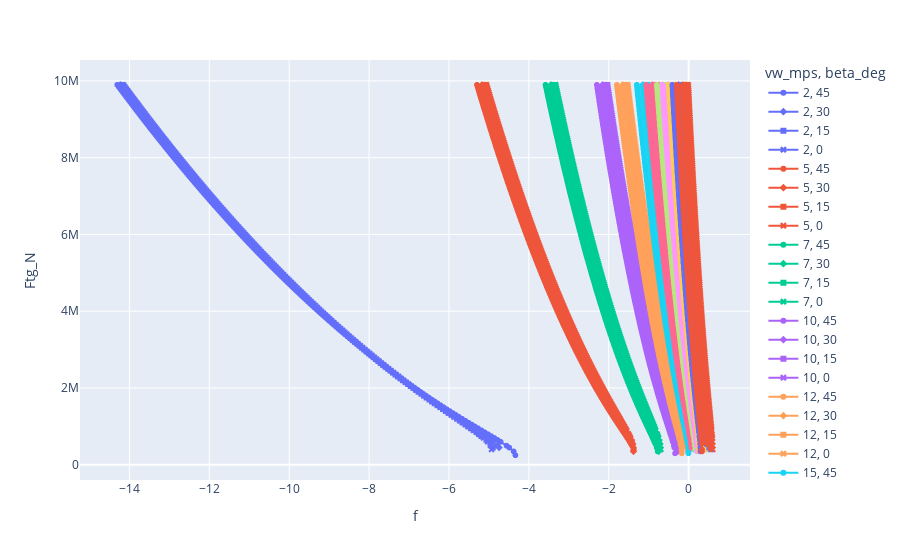

Source (notebook cell):
### Code cell
# Check if that helped.
df = qss_temp.df.loc[
    # (qss_temp.df['beta_deg'] == 15)
    (qss_temp.df['phi_deg'] == 0)
    & (qss_temp.df['chi_deg'] == 135)
    & (qss_temp.df['Lt_m'] == 1500)
    # & (qss_temp.df['vw_mps'] == 15)
    # & (qss.df['P_W'] > -1e6)
].sort_values(by='f')

fig = px.line(df, x='f', y='Ftg_N', color='vw_mps', markers=True, symbol='beta_deg')
fig.show()

### Figure 1 — Plotly figure (JSON) as saved in the notebook; plotly's stock layout.template omitted (floating-point values rounded to 4 significant figures; data arrays with more than 128 entries replaced by an {"elided": "..."} marker saying what was removed)
{"data": [{"hovertemplate": "vw_mps=2<br>beta_deg=45<br>f=%{x}<br>Ftg_N=%{y}<extra></extra>", "legendgroup": "2, 45", "line": {"color": "#636efa", "dash": "solid"}, "marker": {"symbol": "circle"}, "mode": "lines+markers", "name": "2, 45", "showlegend": true, "type": "scattergl", "x": {"elided": "191 float values"}, "xaxis": "x", "y": {"elided": "191 float values"}, "yaxis": "y"}, {"hovertemplate": "vw_mps=2<br>beta_deg=30<br>f=%{x}<br>Ftg_N=%{y}<extra></extra>", "legendgroup": "2, 30", "line": {"color": "#636efa", "dash": "solid"}, "marker": {"symbol": "diamond"}, "mode": "lines+markers", "name": "2, 30", "showlegend": true, "type": "scattergl", "x": {"elided": "188 float values"}, "xaxis": "x", "y": {"elided": "188 float values"}, "yaxis": "y"}, {"hovertemplate": "vw_mps=2<br>beta_deg=15<br>f=%{x}<br>Ftg_N=%{y}<extra></extra>", "legendgroup": "2, 15", "line": {"color": "#636efa", "dash": "solid"}, "marker": {"symbol": "square"}, "mode": "lines+markers", "name": "2, 15", "showlegend": true, "type": "scattergl", "x": {"elided": "187 float values"}, "xaxis": "x", "y": {"elided": "187 float values"}, "yaxis": "y"}, {"hovertemplate": "vw_mps=2<br>beta_deg=0<br>f=%{x}<br>Ftg_N=%{y}<extra></extra>", "legendgroup": "2, 0", "line": {"color": "#636efa", "dash": "solid"}, "marker": {"symbol": "x"}, "mode": "lines+markers", "name": "2, 0", "showlegend": true, "type": "scattergl", "x": {"elided": "187 float values"}, "xaxis": "x", "y": {"elided": "187 float values"}, "yaxis": "y"}, {"hovertemplate": "vw_mps=5<br>beta_deg=45<br>f=%{x}<br>Ftg_N=%{y}<extra></extra>", "legendgroup": "5, 45", "line": {"color": "#EF553B", "dash": "solid"}, "marker": {"symbol": "circle"}, "mode": "lines+markers", "name": "5, 45", "showlegend": true, "type": "scattergl", "x": {"elided": "190 float values"}, "xaxis": "x", "y": {"elided": "190 float values"}, "yaxis": "y"}, {"hovertemplate": "vw_mps=5<br>beta_deg=30<br>f=%{x}<br>Ftg_N=%{y}<extra></extra>", "legendgroup": "5, 30", "line": {"color": "#EF553B", "dash": "solid"}, "marker": {"symbol": "diamond"}, "mode": "lines+markers", "name": "5, 30", "showlegend": true, "type": "scattergl", "x": {"elided": "188 float values"}, "xaxis": "x", "y": {"elided": "188 float values"}, "yaxis": "y"}, {"hovertemplate": "vw_mps=5<br>beta_deg=15<br>f=%{x}<br>Ftg_N=%{y}<extra></extra>", "legendgroup": "5, 15", "line": {"color": "#EF553B", "dash": "solid"}, "marker": {"symbol": "square"}, "mode": "lines+markers", "name": "5, 15", "showlegend": true, "type": "scattergl", "x": {"elided": "187 float values"}, "xaxis": "x", "y": {"elided": "187 float values"}, "yaxis": "y"}, {"hovertemplate": "vw_mps=5<br>beta_deg=0<br>f=%{x}<br>Ftg_N=%{y}<extra></extra>", "legendgroup": "5, 0", "line": {"color": "#EF553B", "dash": "solid"}, "marker": {"symbol": "x"}, "mode": "lines+markers", "name": "5, 0", "showlegend": true, "type": "scattergl", "x": {"elided": "187 float values"}, "xaxis": "x", "y": {"elided": "187 float values"}, "yaxis": "y"}, {"hovertemplate": "vw_mps=7<br>beta_deg=45<br>f=%{x}<br>Ftg_N=%{y}<extra></extra>", "legendgroup": "7, 45", "line": {"color": "#00cc96", "dash": "solid"}, "marker": {"symbol": "circle"}, "mode": "lines+markers", "name": "7, 45", "showlegend": true, "type": "scattergl", "x": {"elided": "190 float values"}, "xaxis": "x", "y": {"elided": "190 float values"}, "yaxis": "y"}, {"hovertemplate": "vw_mps=7<br>beta_deg=30<br>f=%{x}<br>Ftg_N=%{y}<extra></extra>", "legendgroup": "7, 30", "line": {"color": "#00cc96", "dash": "solid"}, "marker": {"symbol": "diamond"}, "mode": "lines+markers", "name": "7, 30", "showlegend": true, "type": "scattergl", "x": {"elided": "189 float values"}, "xaxis": "x", "y": {"elided": "189 float values"}, "yaxis": "y"}, {"hovertemplate": "vw_mps=7<br>beta_deg=15<br>f=%{x}<br>Ftg_N=%{y}<extra></extra>", "legendgroup": "7, 15", "line": {"color": "#00cc96", "dash": "solid"}, "marker": {"symbol": "square"}, "mode": "lines+markers", "name": "7, 15", "showlegend": true, "type": "scattergl", "x": {"elided": "187 float values"}, "xaxis": "x", "y": {"elided": "187 float values"}, "yaxis": "y"}, {"hovertemplate": "vw_mps=7<br>beta_deg=0<br>f=%{x}<br>Ftg_N=%{y}<extra></extra>", "legendgroup": "7, 0", "line": {"color": "#00cc96", "dash": "solid"}, "marker": {"symbol": "x"}, "mode": "lines+markers", "name": "7, 0", "showlegend": true, "type": "scattergl", "x": {"elided": "187 float values"}, "xaxis": "x", "y": {"elided": "187 float values"}, "yaxis": "y"}, {"hovertemplate": "vw_mps=10<br>beta_deg=45<br>f=%{x}<br>Ftg_N=%{y}<extra></extra>", "legendgroup": "10, 45", "line": {"color": "#ab63fa", "dash": "solid"}, "marker": {"symbol": "circle"}, "mode": "lines+markers", "name": "10, 45", "showlegend": true, "type": "scattergl", "x": {"elided": "190 float values"}, "xaxis": "x", "y": {"elided": "190 float values"}, "yaxis": "y"}, {"hovertemplate": "vw_mps=10<br>beta_deg=30<br>f=%{x}<br>Ftg_N=%{y}<extra></extra>", "legendgroup": "10, 30", "line": {"color": "#ab63fa", "dash": "solid"}, "marker": {"symbol": "diamond"}, "mode": "lines+markers", "name": "10, 30", "showlegend": true, "type": "scattergl", "x": {"elided": "189 float values"}, "xaxis": "x", "y": {"elided": "189 float values"}, "yaxis": "y"}, {"hovertemplate": "vw_mps=10<br>beta_deg=15<br>f=%{x}<br>Ftg_N=%{y}<extra></extra>", "legendgroup": "10, 15", "line": {"color": "#ab63fa", "dash": "solid"}, "marker": {"symbol": "square"}, "mode": "lines+markers", "name": "10, 15", "showlegend": true, "type": "scattergl", "x": {"elided": "187 float values"}, "xaxis": "x", "y": {"elided": "187 float values"}, "yaxis": "y"}, {"hovertemplate": "vw_mps=10<br>beta_deg=0<br>f=%{x}<br>Ftg_N=%{y}<extra></extra>", "legendgroup": "10, 0", "line": {"color": "#ab63fa", "dash": "solid"}, "marker": {"symbol": "x"}, "mode": "lines+markers", "name": "10, 0", "showlegend": true, "type": "scattergl", "x": {"elided": "187 float values"}, "xaxis": "x", "y": {"elided": "187 float values"}, "yaxis": "y"}, {"hovertemplate": "vw_mps=12<br>beta_deg=45<br>f=%{x}<br>Ftg_N=%{y}<extra></extra>", "legendgroup": "12, 45", "line": {"color": "#FFA15A", "dash": "solid"}, "marker": {"symbol": "circle"}, "mode": "lines+markers", "name": "12, 45", "showlegend": true, "type": "scattergl", "x": {"elided": "190 float values"}, "xaxis": "x", "y": {"elided": "190 float values"}, "yaxis": "y"}, {"hovertemplate": "vw_mps=12<br>beta_deg=30<br>f=%{x}<br>Ftg_N=%{y}<extra></extra>", "legendgroup": "12, 30", "line": {"color": "#FFA15A", "dash": "solid"}, "marker": {"symbol": "diamond"}, "mode": "lines+markers", "name": "12, 30", "showlegend": true, "type": "scattergl", "x": {"elided": "187 float values"}, "xaxis": "x", "y": {"elided": "187 float values"}, "yaxis": "y"}, {"hovertemplate": "vw_mps=12<br>beta_deg=15<br>f=%{x}<br>Ftg_N=%{y}<extra></extra>", "legendgroup": "12, 15", "line": {"color": "#FFA15A", "dash": "solid"}, "marker": {"symbol": "square"}, "mode": "lines+markers", "name": "12, 15", "showlegend": true, "type": "scattergl", "x": {"elided": "187 float values"}, "xaxis": "x", "y": {"elided": "187 float values"}, "yaxis": "y"}, {"hovertemplate": "vw_mps=12<br>beta_deg=0<br>f=%{x}<br>Ftg_N=%{y}<extra></extra>", "legendgroup": "12, 0", "line": {"color": "#FFA15A", "dash": "solid"}, "marker": {"symbol": "x"}, "mode": "lines+markers", "name": "12, 0", "showlegend": true, "type": "scattergl", "x": {"elided": "187 float values"}, "xaxis": "x", "y": {"elided": "187 float values"}, "yaxis": "y"}, {"hovertemplate": "vw_mps=15<br>beta_deg=45<br>f=%{x}<br>Ftg_N=%{y}<extra></extra>", "legendgroup": "15, 45", "line": {"color": "#19d3f3", "dash": "solid"}, "marker": {"symbol": "circle"}, "mode": "lines+markers", "name": "15, 45", "showlegend": true, "type": "scattergl", "x": {"elided": "190 float values"}, "xaxis": "x", "y": {"elided": "190 float values"}, "yaxis": "y"}, {"hovertemplate": "vw_mps=15<br>beta_deg=30<br>f=%{x}<br>Ftg_N=%{y}<extra></extra>", "legendgroup": "15, 30", "line": {"color": "#19d3f3", "dash": "solid"}, "marker": {"symbol": "diamond"}, "mode": "lines+markers", "name": "15, 30", "showlegend": true, "type": "scattergl", "x": {"elided": "187 float values"}, "xaxis": "x", "y": {"elided": "187 float values"}, "yaxis": "y"}, {"hovertemplate": "vw_mps=15<br>beta_deg=15<br>f=%{x}<br>Ftg_N=%{y}<extra></extra>", "legendgroup": "15, 15", "line": {"color": "#19d3f3", "dash": "solid"}, "marker": {"symbol": "square"}, "mode": "lines+markers", "name": "15, 15", "showlegend": true, "type": "scattergl", "x": {"elided": "187 float values"}, "xaxis": "x", "y": {"elided": "187 float values"}, "yaxis": "y"}, {"hovertemplate": "vw_mps=15<br>beta_deg=0<br>f=%{x}<br>Ftg_N=%{y}<extra></extra>", "legendgroup": "15, 0", "line": {"color": "#19d3f3", "dash": "solid"}, "marker": {"symbol": "x"}, "mode": "lines+markers", "name": "15, 0", "showlegend": true, "type": "scattergl", "x": {"elided": "187 float values"}, "xaxis": "x", "y": {"elided": "187 float values"}, "yaxis": "y"}, {"hovertemplate": "vw_mps=17<br>beta_deg=45<br>f=%{x}<br>Ftg_N=%{y}<extra></extra>", "legendgroup": "17, 45", "line": {"color": "#FF6692", "dash": "solid"}, "marker": {"symbol": "circle"}, "mode": "lines+markers", "name": "17, 45", "showlegend": true, "type": "scattergl", "x": {"elided": "188 float values"}, "xaxis": "x", "y": {"elided": "188 float values"}, "yaxis": "y"}, {"hovertemplate": "vw_mps=17<br>beta_deg=30<br>f=%{x}<br>Ftg_N=%{y}<extra></extra>", "legendgroup": "17, 30", "line": {"color": "#FF6692", "dash": "solid"}, "marker": {"symbol": "diamond"}, "mode": "lines+markers", "name": "17, 30", "showlegend": true, "type": "scattergl", "x": {"elided": "187 float values"}, "xaxis": "x", "y": {"elided": "187 float values"}, "yaxis": "y"}, {"hovertemplate": "vw_mps=17<br>beta_deg=15<br>f=%{x}<br>Ftg_N=%{y}<extra></extra>", "legendgroup": "17, 15", "line": {"color": "#FF6692", "dash": "solid"}, "marker": {"symbol": "square"}, "mode": "lines+markers", "name": "17, 15", "showlegend": true, "type": "scattergl", "x": {"elided": "185 float values"}, "xaxis": "x", "y": {"elided": "185 float values"}, "yaxis": "y"}, {"hovertemplate": "vw_mps=17<br>beta_deg=0<br>f=%{x}<br>Ftg_N=%{y}<extra></extra>", "legendgroup": "17, 0", "line": {"color": "#FF6692", "dash": "solid"}, "marker": {"symbol": "x"}, "mode": "lines+markers", "name": "17, 0", "showlegend": true, "type": "scattergl", "x": {"elided": "187 float values"}, "xaxis": "x", "y": {"elided": "187 float values"}, "yaxis": "y"}, {"hovertemplate": "vw_mps=20<br>beta_deg=45<br>f=%{x}<br>Ftg_N=%{y}<extra></extra>", "legendgroup": "20, 45", "line": {"color": "#B6E880", "dash": "solid"}, "marker": {"symbol": "circle"}, "mode": "lines+markers", "name": "20, 45", "showlegend": true, "type": "scattergl", "x": {"elided": "188 float values"}, "xaxis": "x", "y": {"elided": "188 float values"}, "yaxis": "y"}, {"hovertemplate": "vw_mps=20<br>beta_deg=30<br>f=%{x}<br>Ftg_N=%{y}<extra></extra>", "legendgroup": "20, 30", "line": {"color": "#B6E880", "dash": "solid"}, "marker": {"symbol": "diamond"}, "mode": "lines+markers", "name": "20, 30", "showlegend": true, "type": "scattergl", "x": {"elided": "187 float values"}, "xaxis": "x", "y": {"elided": "187 float values"}, "yaxis": "y"}, {"hovertemplate": "vw_mps=20<br>beta_deg=15<br>f=%{x}<br>Ftg_N=%{y}<extra></extra>", "legendgroup": "20, 15", "line": {"color": "#B6E880", "dash": "solid"}, "marker": {"symbol": "square"}, "mode": "lines+markers", "name": "20, 15", "showlegend": true, "type": "scattergl", "x": {"elided": "185 float values"}, "xaxis": "x", "y": {"elided": "185 float values"}, "yaxis": "y"}, {"hovertemplate": "vw_mps=20<br>beta_deg=0<br>f=%{x}<br>Ftg_N=%{y}<extra></extra>", "legendgroup": "20, 0", "line": {"color": "#B6E880", "dash": "solid"}, "marker": {"symbol": "x"}, "mode": "lines+markers", "name": "20, 0", "showlegend": true, "type": "scattergl", "x": {"elided": "187 float values"}, "xaxis": "x", "y": {"elided": "187 float values"}, "yaxis": "y"}, {"hovertemplate": "vw_mps=22<br>beta_deg=45<br>f=%{x}<br>Ftg_N=%{y}<extra></extra>", "legendgroup": "22, 45", "line": {"color": "#FF97FF", "dash": "solid"}, "marker": {"symbol": "circle"}, "mode": "lines+markers", "name": "22, 45", "showlegend": true, "type": "scattergl", "x": {"elided": "188 float values"}, "xaxis": "x", "y": {"elided": "188 float values"}, "yaxis": "y"}, {"hovertemplate": "vw_mps=22<br>beta_deg=30<br>f=%{x}<br>Ftg_N=%{y}<extra></extra>", "legendgroup": "22, 30", "line": {"color": "#FF97FF", "dash": "solid"}, "marker": {"symbol": "diamond"}, "mode": "lines+markers", "name": "22, 30", "showlegend": true, "type": "scattergl", "x": {"elided": "187 float values"}, "xaxis": "x", "y": {"elided": "187 float values"}, "yaxis": "y"}, {"hovertemplate": "vw_mps=22<br>beta_deg=15<br>f=%{x}<br>Ftg_N=%{y}<extra></extra>", "legendgroup": "22, 15", "line": {"color": "#FF97FF", "dash": "solid"}, "marker": {"symbol": "square"}, "mode": "lines+markers", "name": "22, 15", "showlegend": true, "type": "scattergl", "x": {"elided": "185 float values"}, "xaxis": "x", "y": {"elided": "185 float values"}, "yaxis": "y"}, {"hovertemplate": "vw_mps=22<br>beta_deg=0<br>f=%{x}<br>Ftg_N=%{y}<extra></extra>", "legendgroup": "22, 0", "line": {"color": "#FF97FF", "dash": "solid"}, "marker": {"symbol": "x"}, "mode": "lines+markers", "name": "22, 0", "showlegend": true, "type": "scattergl", "x": {"elided": "187 float values"}, "xaxis": "x", "y": {"elided": "187 float values"}, "yaxis": "y"}, {"hovertemplate": "vw_mps=25<br>beta_deg=45<br>f=%{x}<br>Ftg_N=%{y}<extra></extra>", "legendgroup": "25, 45", "line": {"color": "#FECB52", "dash": "solid"}, "marker": {"symbol": "circle"}, "mode": "lines+markers", "name": "25, 45", "showlegend": true, "type": "scattergl", "x": {"elided": "188 float values"}, "xaxis": "x", "y": {"elided": "188 float values"}, "yaxis": "y"}, {"hovertemplate": "vw_mps=25<br>beta_deg=30<br>f=%{x}<br>Ftg_N=%{y}<extra></extra>", "legendgroup": "25, 30", "line": {"color": "#FECB52", "dash": "solid"}, "marker": {"symbol": "diamond"}, "mode": "lines+markers", "name": "25, 30", "showlegend": true, "type": "scattergl", "x": {"elided": "187 float values"}, "xaxis": "x", "y": {"elided": "187 float values"}, "yaxis": "y"}, {"hovertemplate": "vw_mps=25<br>beta_deg=15<br>f=%{x}<br>Ftg_N=%{y}<extra></extra>", "legendgroup": "25, 15", "line": {"color": "#FECB52", "dash": "solid"}, "marker": {"symbol": "square"}, "mode": "lines+markers", "name": "25, 15", "showlegend": true, "type": "scattergl", "x": {"elided": "185 float values"}, "xaxis": "x", "y": {"elided": "185 float values"}, "yaxis": "y"}, {"hovertemplate": "vw_mps=25<br>beta_deg=0<br>f=%{x}<br>Ftg_N=%{y}<extra></extra>", "legendgroup": "25, 0", "line": {"color": "#FECB52", "dash": "solid"}, "marker": {"symbol": "x"}, "mode": "lines+markers", "name": "25, 0", "showlegend": true, "type": "scattergl", "x": {"elided": "187 float values"}, "xaxis": "x", "y": {"elided": "187 float values"}, "yaxis": "y"}, {"hovertemplate": "vw_mps=27<br>beta_deg=45<br>f=%{x}<br>Ftg_N=%{y}<extra></extra>", "legendgroup": "27, 45", "line": {"color": "#636efa", "dash": "solid"}, "marker": {"symbol": "circle"}, "mode": "lines+markers", "name": "27, 45", "showlegend": true, "type": "scattergl", "x": {"elided": "188 float values"}, "xaxis": "x", "y": {"elided": "188 float values"}, "yaxis": "y"}, {"hovertemplate": "vw_mps=27<br>beta_deg=30<br>f=%{x}<br>Ftg_N=%{y}<extra></extra>", "legendgroup": "27, 30", "line": {"color": "#636efa", "dash": "solid"}, "marker": {"symbol": "diamond"}, "mode": "lines+markers", "name": "27, 30", "showlegend": true, "type": "scattergl", "x": {"elided": "185 float values"}, "xaxis": "x", "y": {"elided": "185 float values"}, "yaxis": "y"}, {"hovertemplate": "vw_mps=27<br>beta_deg=15<br>f=%{x}<br>Ftg_N=%{y}<extra></extra>", "legendgroup": "27, 15", "line": {"color": "#636efa", "dash": "solid"}, "marker": {"symbol": "square"}, "mode": "lines+markers", "name": "27, 15", "showlegend": true, "type": "scattergl", "x": {"elided": "185 float values"}, "xaxis": "x", "y": {"elided": "185 float values"}, "yaxis": "y"}, {"hovertemplate": "vw_mps=27<br>beta_deg=0<br>f=%{x}<br>Ftg_N=%{y}<extra></extra>", "legendgroup": "27, 0", "line": {"color": "#636efa", "dash": "solid"}, "marker": {"symbol": "x"}, "mode": "lines+markers", "name": "27, 0", "showlegend": true, "type": "scattergl", "x": {"elided": "187 float values"}, "xaxis": "x", "y": {"elided": "187 float values"}, "yaxis": "y"}, {"hovertemplate": "vw_mps=30<br>beta_deg=45<br>f=%{x}<br>Ftg_N=%{y}<extra></extra>", "legendgroup": "30, 45", "line": {"color": "#EF553B", "dash": "solid"}, "marker": {"symbol": "circle"}, "mode": "lines+markers", "name": "30, 45", "showlegend": true, "type": "scattergl", "x": {"elided": "188 float values"}, "xaxis": "x", "y": {"elided": "188 float values"}, "yaxis": "y"}, {"hovertemplate": "vw_mps=30<br>beta_deg=30<br>f=%{x}<br>Ftg_N=%{y}<extra></extra>", "legendgroup": "30, 30", "line": {"color": "#EF553B", "dash": "solid"}, "marker": {"symbol": "diamond"}, "mode": "lines+markers", "name": "30, 30", "showlegend": true, "type": "scattergl", "x": {"elided": "185 float values"}, "xaxis": "x", "y": {"elided": "185 float values"}, "yaxis": "y"}, {"hovertemplate": "vw_mps=30<br>beta_deg=15<br>f=%{x}<br>Ftg_N=%{y}<extra></extra>", "legendgroup": "30, 15", "line": {"color": "#EF553B", "dash": "solid"}, "marker": {"symbol": "square"}, "mode": "lines+markers", "name": "30, 15", "showlegend": true, "type": "scattergl", "x": {"elided": "186 float values"}, "xaxis": "x", "y": {"elided": "186 float values"}, "yaxis": "y"}, {"hovertemplate": "vw_mps=30<br>beta_deg=0<br>f=%{x}<br>Ftg_N=%{y}<extra></extra>", "legendgroup": "30, 0", "line": {"color": "#EF553B", "dash": "solid"}, "marker": {"symbol": "x"}, "mode": "lines+markers", "name": "30, 0", "showlegend": true, "type": "scattergl", "x": {"elided": "187 float values"}, "xaxis": "x", "y": {"elided": "187 float values"}, "yaxis": "y"}], "layout": {"legend": {"title": {"text": "vw_mps, beta_deg"}, "tracegroupgap": 0}, "margin": {"t": 60}, "xaxis": {"anchor": "y", "domain": [0, 1], "title": {"text": "f"}}, "yaxis": {"anchor": "x", "domain": [0, 1], "title": {"text": "Ftg_N"}}}}
